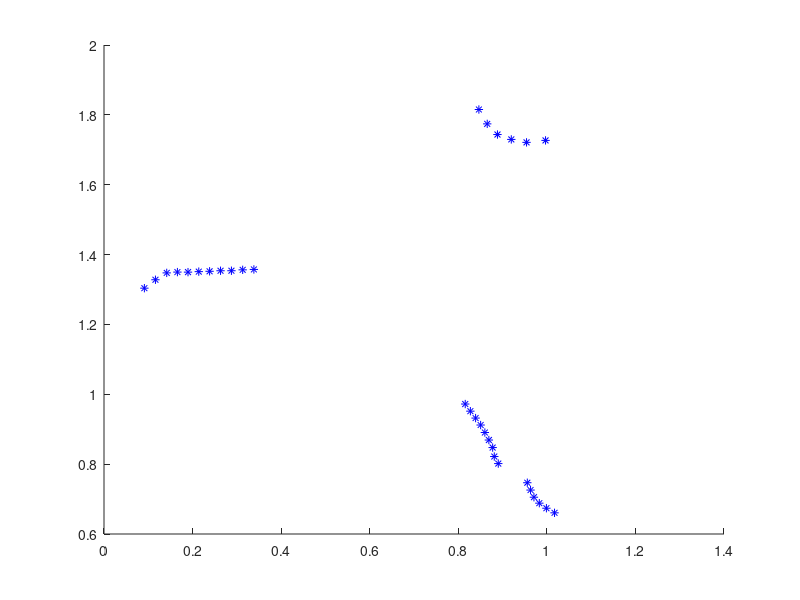

The MATLAB script that drew this image: (Note: this script raises an error after producing the figure.)
%% RANSAC 
% Cleaning the data
clear
clf
load('r_and_theta.mat')
% load('transposedDatasets.mat')

c = 1;
r = r_all(:,1);
theta = theta_all(:,1);
for i=1:(length(r))
    if r(i,:) ~= 0
    r_clean(c,:) = r(i,:);
    theta_clean(c,:) = theta(i,:);
    c = c+1;
    end
end





% Computing the cartesian coordinates 
coordinates(1,:) = r_clean .* cos(deg2rad(theta_clean));
coordinates(2,:) = r_clean .* sin(deg2rad(theta_clean));




coordinates(:,coordinates(1,:) > 1.25) = [];
coordinates(:,coordinates(1,:) < 0) = [];
coordinates(:,coordinates(2,:) < 0) = [];
coordinates(:,coordinates(2,:)  > 2) = [];

leftoverCoordinates = coordinates;
hold on
plot(coordinates(1,:),coordinates(2,:),'*b')
% while  length(leftoverCoordinates)>6
for i = 1:2
    
    [M(i),B(i),DOMAIN(:,i),leftoverCoordinates] = ransac(leftoverCoordinates);
    
    
    
    x_1 = linspace(DOMAIN(1),DOMAIN(2));
    y_1 = M(i)*x_1 + B(i);
    plot(x_1,y_1,'lineWidth',5)
end

legend('1','2','3','4','5','6','7','8','9','10')

% [a,b,c,d] = ransac(coordinates);
% [e,f,g,h] = ransac(d);
% [i,j,k,l] = ransac(h);
% 
% x_1 = linspace(c(1),c(2));
% x_2 = linspace(g(1),g(2));
% x_3 = linspace(k(1),k(2));
% 
% y_1 = a*x_1 + b;
% y_2 = e*x_2 + f;
% y_3 = i*x_3 + j;
% 
% plot(x_1,y_1)
% plot(x_2,y_2)
% plot(x_3,y_3)


plot(leftoverCoordinates(1,:),leftoverCoordinates(2,:),'*r')

axis([-.5 2 -.5 2.5])


walls_x = [-.25 1.6 1.6 -.25 -.25];
walls_y = [-.25 -.25 2.25 2.25 -.25];

plot(walls_x,walls_y,'m','lineWidth',5)



plot(median(leftoverCoordinates(1,:)),median(leftoverCoordinates(2,:)),'*','lineWidth',20)


hold off


function [ M, B, domain, remainingCoordinates] = ransac(coordinates)

% defining the line using the two point form of a line

% initialize khat


counter = 0;
coordinates = [coordinates ;ones(length(coordinates))];
coordinates = coordinates(1:3,:);
goodPoints = [];
goodMatrix = [zeros(length(coordinates(1,:)),100)];
coefficientsMatrix = zeros(3,100);


for i=1:100
    
    rand1 = randi(length(coordinates(1,:)),1);
    rand2 = randi(length(coordinates(1,:)),1);
    

    if rand1 == rand2
        rand2 = randi(length(coordinates(1,:)),1);
    end

    x = coordinates(1,:);
    y = coordinates(2,:);

    x1 = x(rand1);
    x2 = x(rand2);
    y1 = y(rand1);
    y2 = y(rand2); 
    
    Khat = [0 0 1];
    Tvector = [x2-x1 ; y2-y1 ; 1];
    That = Tvector./vecnorm(Tvector);
    Nhat = cross(Khat, That);
    
    coefficientsMatrix(:,i) = [x2-x1; y2-y1; 1];
    
    clear goodPoints 
    goodPoints = [];
    counter = 0;
    
    for m=1:length(coordinates(1,:))
        point = coordinates(:,m);
        pvector = [x1 - point(1) ; y1 - point(2); 1];
        perp_dist = dot(Nhat,pvector);
        parr_dist = dot(That,pvector);
        if abs(perp_dist) < 0.001 && abs(parr_dist) < 1
            counter = counter + 1;
            goodPoints(length(goodPoints) + 1 )= m;

            
            
        end
    end
    goodMatrix (:,i) = [goodPoints zeros(1,length(coordinates(1,:))-length(goodPoints))];
end

for k = length(coordinates(1,:)):-1:1
    if any(goodMatrix(k,:))
        [~,index] = max(goodMatrix(k,:));

        bestCoefficients = coefficientsMatrix(:,index);
        break
    end 
end

bestLine = goodMatrix(:,index);
bestLine = bestLine(bestLine ~= 0);

includedCoordinates = zeros(3,length(bestLine));
for i = 1:length(bestLine)
    includedCoordinates(:,length(includedCoordinates)+1) = coordinates(:,bestLine(i));
    coordinates(:,bestLine(i)) = 0;
    
end
coordinates( :, ~any(coordinates,1) ) = [];  %columns
includedCoordinates( :, ~any(includedCoordinates,1) ) = [];  %columns
hold on

[~,M,B] = regression(includedCoordinates(1,:),includedCoordinates(2,:));

remainingCoordinates = coordinates;

%domain = [min(includedCoordinates(1,:)) max(includedCoordinates(1,:))];

standardDev = std(includedCoordinates(1,:));

domainCenter = mean(includedCoordinates(1,:));

domain = [domainCenter - standardDev domainCenter + standardDev];



% domain = [prctile(domain,20) prctile(domain,80)];

% x_fit = linspace(domain(1),domain(2));
% y_fit = M * x_fit + B;

%plot(x_fit,y_fit,'c')
end
    
         